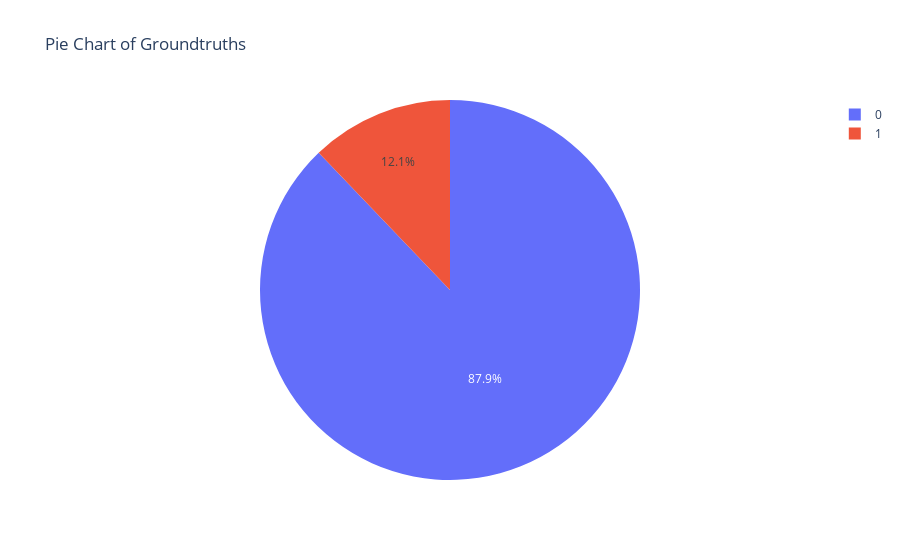

Notebook code for this chart:
### Code cell
import os 
import warnings
import gc

import pandas as pd 
import numpy as np 
from plotly.subplots import make_subplots
import plotly.express as px 
import plotly.graph_objects as go
from sklearn.preprocessing import LabelEncoder
from sklearn.model_selection import train_test_split, KFold
from sklearn.ensemble import RandomForestClassifier
from sklearn.metrics import precision_recall_fscore_support, classification_report

class_count = pd.DataFrame(df['target']).value_counts()
fig = go.Figure()
fig.add_trace(go.Pie(
    labels=class_count.index,
    values=class_count
))
fig.update_traces(textposition='inside') 
fig.update_layout(
    title=f"Pie Chart of Groundtruths",
    uniformtext_minsize=12, 
    uniformtext_mode='hide'
)
fig.show()

### Figure 1 — Plotly figure (JSON) as saved in the notebook; plotly's stock layout.template omitted (floating-point values rounded to 4 significant figures)
{"data": [{"labels": [[0], [1]], "textposition": "inside", "type": "pie", "values": [206872, 28592]}], "layout": {"title": {"text": "Pie Chart of Groundtruths"}, "uniformtext": {"minsize": 12, "mode": "hide"}}}
